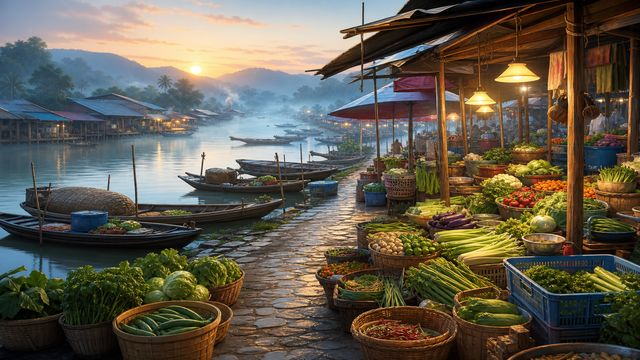
#> input picture minigame/subpkg_images/dest_heyan.jpg, 640 x 360 px
$ python -i fit-item-art.py   (imports and definitions only)
#> lines starting #> are read from the running program, lines starting #| are printed output that depends on the picture
#!/usr/bin/env python3
"""把抠好底的素材裁边、缩到长边 320，输出到目标目录，再交给 pngquant 压成调色板图。

仓库里已有的食材图都是这个规格，新图必须对齐，不然摊位上大小和文件体积都对不上。
"""
import os
import subprocess
import sys

from PIL import Image

LONG_SIDE = 320
ALPHA_CUT = 8


def fit(src: str, dst: str) -> None:
#> called with src = '../minigame/subpkg_images/dest_heyan.jpg', dst = 'out.png'
    im = Image.open(src).convert('RGBA')
    alpha = im.getchannel('A').point(lambda v: 255 if v > ALPHA_CUT else 0)
#> alpha: PIL image 640x360 L; every value is 255
    box = alpha.getbbox()
#> box = (0, 0, 640, 360)
    if box:
        im = im.crop(box)
    w, h = im.size
#> w = 640; h = 360
    scale = LONG_SIDE / max(w, h)
#> scale = 0.5
    im = im.resize((max(1, round(w * scale)), max(1, round(h * scale))), Image.LANCZOS)
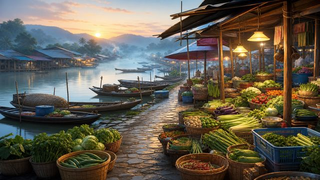
#> im: PIL image 320x180 RGBA; mean R, G, B, A 98.5, 91.9, 78.6, 255
    im.save(dst)
    subprocess.run(
        ['pngquant', '--force', '--skip-if-larger', '--quality', '60-92', '--output', dst, dst],
        check=False,
    )
#> (this line was passed over: subprocess is not available in this run)
    print(f'{os.path.basename(dst)} {im.size} {os.path.getsize(dst) // 1024} KB')
#| out.png (320, 180) 132 KB


# [6 lines not run here, left out]

>>> result = fit('../minigame/subpkg_images/dest_heyan.jpg', 'out.png')

$ run again, on minigame/subpkg_images/market_card_shanwu_cave.jpg
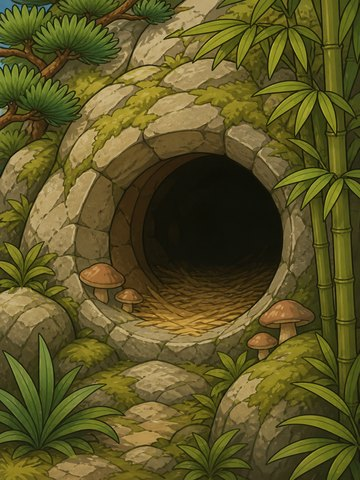
#> input picture minigame/subpkg_images/market_card_shanwu_cave.jpg, 360 x 480 px
#> alpha: PIL image 360x480 L; every value is 255
#> box = (0, 0, 360, 480)
#> in fit, `im = im.resize((max(1, round(w * scale)), max(1, round(h * scale))), I..`:
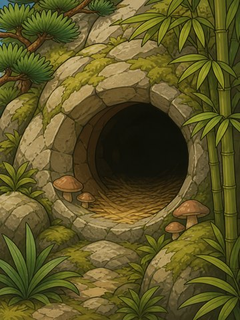
#> im: PIL image 240x320 RGBA; mean R, G, B, A 92.9, 85.4, 37.2, 255
#| out.png (240, 320) 175 KB

$ run again, on minigame/subpkg_images/market_card_shanwu_fungus.jpg
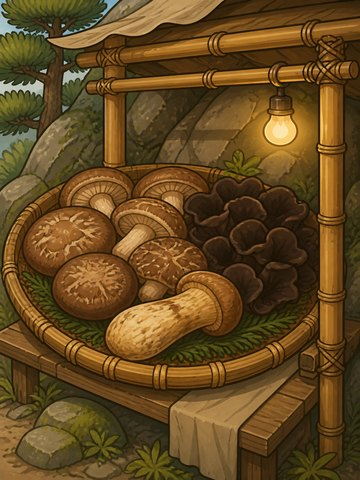
#> input picture minigame/subpkg_images/market_card_shanwu_fungus.jpg, 360 x 480 px
#> alpha: PIL image 360x480 L; every value is 255
#> box = (0, 0, 360, 480)
#> in fit, `im = im.resize((max(1, round(w * scale)), max(1, round(h * scale))), I..`:
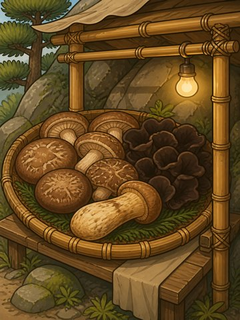
#> im: PIL image 240x320 RGBA; mean R, G, B, A 101.3, 73.6, 32.9, 255
#| out.png (240, 320) 175 KB
